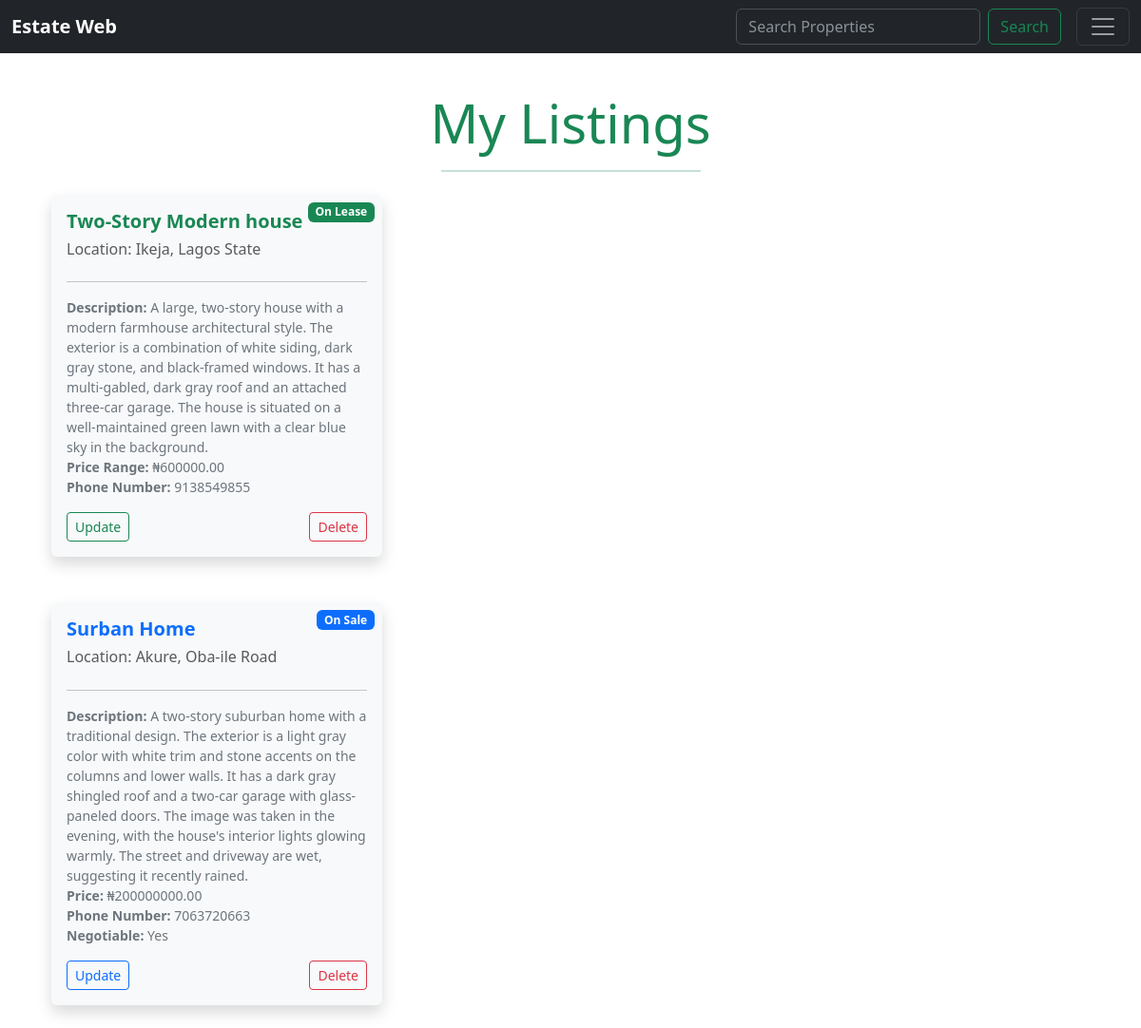
/my_listings (signed in), run on the app's committed database.
### estate/models.py (models this page shows, shortened)
class PropertyManagementRent(models.Model):
    user_id=models.IntegerField('Landlord', blank=False, default=1)
    owner = models.CharField('Listed By', max_length=120, default="Akinfiresoye")
    summary=models.CharField('Short building tag', max_length=30, default=None)
    description= models.TextField('Description')
    location= models.CharField('Location', max_length=255)
    state= models.CharField(max_length=20,choices=STATES, default='Lagos State')
    phone_number = models.IntegerField('Phone Number')
    price_range = models.DecimalField(max_digits=10, decimal_places=2, null=True, blank=True)
    available=models.BooleanField('Availble', default=True)
    bedrooms = models.IntegerField(default=1, blank=True, null=True)
    bathrooms = models.IntegerField(default=1, blank=True, null=True)
    last_updated = models.DateTimeField(auto_now=True)
    whilist=models.BooleanField('Add to Whilist', default=False)
    base_image= models.ImageField(null=True, blank=True, upload_to="images/rent")
    image1= models.ImageField(null=True, blank=True, upload_to="images/rent")
    image2= models.ImageField(null=True, blank=True, upload_to="images/rent")
    image3= models.ImageField(null=True, blank=True, upload_to="images/rent")
    image4= models.ImageField(null=True, blank=True, upload_to="images/rent")
    image5= models.ImageField(null=True, blank=True, upload_to="images/rent")
    image6= models.ImageField(null=True, blank=True, upload_to="images/rent")
    listed_date=models.DateTimeField(default=datetime.now, blank=True)

class PropertyManagementSale(models.Model):
    user_id=models.IntegerField('Landlord', blank=False, default=1)
    summary=models.CharField('Short building tag', max_length=30, default=None)
    property_description = models.TextField('Description')
    location = models.CharField('Location', max_length=255)
    state= models.CharField(max_length=20,choices=STATES, default='Lagos')
    phone_number = models.IntegerField('Phone Number')
    owner = models.CharField('Listed By', max_length=120)
    price = models.DecimalField(max_digits=12, decimal_places=2, null=True, blank=True)
    bedrooms = models.IntegerField(default=0, blank=True, null=True)
    bathrooms = models.IntegerField(default=0, blank=True, null=True)
    available= models.BooleanField('Available', default=True)
    last_updated = models.DateTimeField(auto_now=True)#To pull out the last time the particular model was actually updated
    whilist=models.BooleanField('Add to Whilist', default=False)
    base_image= models.ImageField(null=True, blank=True, upload_to="images/buy")
    image1= models.ImageField(null=True, blank=True, upload_to="images/buy")
    image2= models.ImageField(null=True, blank=True, upload_to="images/buy")
    image3= models.ImageField(null=True, blank=True, upload_to="images/buy")
    image4= models.ImageField(null=True, blank=True, upload_to="images/buy")
    image5= models.ImageField(null=True, blank=True, upload_to="images/buy")
    image6= models.ImageField(null=True, blank=True, upload_to="images/buy")
    listed_date=models.DateTimeField(default=datetime.now, blank=True)
    class NegotiateChoices(models.TextChoices):
        YES = 'Y', 'Yes'
        NO = 'N', 'No'
    negotiate = models.CharField(max_length=1, choices=NegotiateChoices.choices, default=NegotiateChoices.NO, blank=True, null=True)

### estate/views.py (the view)
# urls.py: path('my_listings', views.listed_properties, name="my-listings"),
def listed_properties(request):
    if request.user.is_authenticated:
        model1= request.user.id
        model2= request.user.id
        property1= PropertyManagementRent.objects.filter(user_id=model1)
        property2= PropertyManagementSale.objects.filter(user_id=model2)
        return render(request, 'estate/my_listings.html', {'property1':property1, 'property2':property2})
    else:
        messages.success(request, ('You need to be logged in to accesss this page'))
        return redirect('welcome-page')

### estate/templates/estate/my_listings.html (shortened to what this page needs)
{% extends 'estate/base.html' %}
{% block content %}
{% if user.is_authenticated %}
<br/>
<div class="container">
  <div class="text-center mb-4">
    <h1 class="display-4" style="color: var(--bs-success, #198754);">My Listings</h1>
    <hr class="w-25 mx-auto" style="border-top: 2px solid var(--bs-success, #198754);">
  </div>
  <div class="row">
    {% for property in property1 %}
      {% if property %}
        <div class="col-md-6 col-lg-4 mb-4">
          <div class="card border-0 shadow h-100 d-flex flex-column" style="background-color: var(--bs-light, #f8f9fa);">
            <div class="card-body d-flex flex-column position-relative">
              <span class="badge text-bg-success position-absolute top-0 end-0 m-2">On Lease</span>
              <h5 class="card-title fw-semibold" style="color: var(--bs-success, #198754);">{{ property.summary }}</h5>
              <h6 class="text-muted">Location: {{ property.location }}</h6>
              <hr>
              <ul class="list-unstyled small text-secondary">
                <li><strong>Description:</strong> {{ property.description }}</li>
                <li><strong>Price Range:</strong> ₦{{ property.price_range }}</li>
                <li><strong>Phone Number:</strong> {{ property.phone_number }}</li>
              </ul>
              <div class="mt-auto d-flex justify-content-between">
                <a href="{% url 'update-property' property_id=property.id %}" class="btn btn-outline-success btn-sm">Update</a>
                <a href="{% url 'delete-property-r' property_id=property.id %}" class="btn btn-outline-danger btn-sm">Delete</a>
              </div>
            </div>
          </div>
        </div>
      {% endif %}
    {% endfor %}
  </div>
  <div class="row mt-4">
    {% for property in property2 %}
      {% if property %}
        <div class="col-md-6 col-lg-4 mb-4">
          <div class="card border-0 shadow h-100 d-flex flex-column" style="background-color: var(--bs-light, #f8f9fa);">
            <div class="card-body d-flex flex-column position-relative">
              <span class="badge text-bg-primary position-absolute top-0 end-0 m-2">On Sale</span>
              <h5 class="card-title fw-semibold" style="color: var(--bs-primary, #0d6efd);">{{ property.summary }}</h5>
              <h6 class="text-muted">Location: {{ property.location }}</h6>
              <hr>
              <ul class="list-unstyled small text-secondary">
                <li><strong>Description:</strong> {{ property.property_description }}</li>
                <li><strong>Price:</strong> ₦{{ property.price }}</li>
                <li><strong>Phone Number:</strong> {{ property.phone_number }}</li>
                <li><strong>Negotiable:</strong> {{ property.get_negotiate_display }}</li>
              </ul>
              <div class="mt-auto d-flex justify-content-between">
                <a href="{% url 'update-property-s' property_id=property.id %}" class="btn btn-outline-primary btn-sm">Update</a>
                <a href="{% url 'delete-property-s' property_id=property.id %}" class="btn btn-outline-danger btn-sm">Delete</a>
              </div>
            </div>
          </div>
        </div>
      {% endif %}
    {% endfor %}
  </div>
</div>
{% endif %}
{% endblock %}

### data on the page
PropertyManagementRent: summary "Two-Story Modern house", location "Ikeja, Lagos State", description "A large, two-story house with a modern farmhouse architectural style. The exterior is a combination of white siding, dark gray stone, and black-framed windows. It has a multi-gabled, dark gray roof and an attached three-car garage. The house is situated on a well-maintained green lawn with a clear blue sky in the background.", price_range "600000.00", phone_number "9138549855"
PropertyManagementSale: summary "Surban Home", location "Akure, Oba-ile Road", property_description "A two-story suburban home with a traditional design. The exterior is a light gray color with white trim and stone accents on the columns and lower walls. It has a dark gray shingled roof and a two-car garage with glass-paneled doors. The image was taken in the evening, with the house's interior lights glowing warmly. The street and driveway are wet, suggesting it recently rained.", price "200000000.00", phone_number "7063720663", negotiate "Yes"
